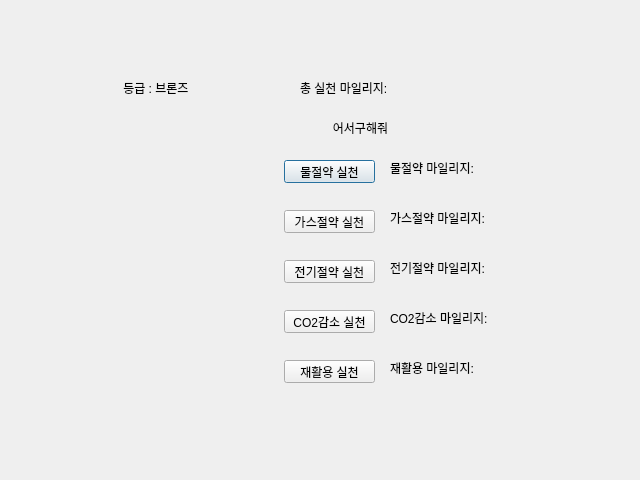
<?xml version="1.0" encoding="UTF-8"?>
<ui version="4.0">
 <class>Dialog</class>
 <widget class="QDialog" name="Dialog">
  <property name="geometry">
   <rect>
    <x>0</x>
    <y>0</y>
    <width>640</width>
    <height>480</height>
   </rect>
  </property>
  <property name="windowTitle">
   <string>Dialog</string>
  </property>
  <widget class="QLabel" name="label_imgA">
   <property name="geometry">
    <rect>
     <x>90</x>
     <y>150</y>
     <width>150</width>
     <height>150</height>
    </rect>
   </property>
   <property name="text">
    <string/>
   </property>
   <property name="pixmap">
    <pixmap>level1.png</pixmap>
   </property>
   <property name="scaledContents">
    <bool>true</bool>
   </property>
   <property name="indent">
    <number>4</number>
   </property>
  </widget>
  <widget class="QPushButton" name="button5">
   <property name="geometry">
    <rect>
     <x>284</x>
     <y>360</y>
     <width>91</width>
     <height>23</height>
    </rect>
   </property>
   <property name="text">
    <string>재활용 실천</string>
   </property>
   <property name="checkable">
    <bool>true</bool>
   </property>
   <property name="autoDefault">
    <bool>false</bool>
   </property>
   <property name="default">
    <bool>false</bool>
   </property>
   <property name="flat">
    <bool>false</bool>
   </property>
  </widget>
  <widget class="QLabel" name="labelA">
   <property name="geometry">
    <rect>
     <x>190</x>
     <y>120</y>
     <width>341</width>
     <height>16</height>
    </rect>
   </property>
   <property name="text">
    <string>어서구해줘</string>
   </property>
   <property name="scaledContents">
    <bool>true</bool>
   </property>
   <property name="alignment">
    <set>Qt::AlignCenter</set>
   </property>
  </widget>
  <widget class="QLabel" name="labelC">
   <property name="geometry">
    <rect>
     <x>120</x>
     <y>80</y>
     <width>91</width>
     <height>16</height>
    </rect>
   </property>
   <property name="text">
    <string> 등급 : 브론즈</string>
   </property>
  </widget>
  <widget class="QPushButton" name="button3">
   <property name="geometry">
    <rect>
     <x>284</x>
     <y>260</y>
     <width>91</width>
     <height>23</height>
    </rect>
   </property>
   <property name="text">
    <string>전기절약 실천</string>
   </property>
   <property name="checkable">
    <bool>true</bool>
   </property>
   <property name="autoDefault">
    <bool>false</bool>
   </property>
   <property name="default">
    <bool>false</bool>
   </property>
   <property name="flat">
    <bool>false</bool>
   </property>
  </widget>
  <widget class="QLabel" name="label_7">
   <property name="geometry">
    <rect>
     <x>390</x>
     <y>310</y>
     <width>131</width>
     <height>16</height>
    </rect>
   </property>
   <property name="text">
    <string>CO2감소 마일리지:</string>
   </property>
  </widget>
  <widget class="QPushButton" name="button2">
   <property name="geometry">
    <rect>
     <x>284</x>
     <y>210</y>
     <width>91</width>
     <height>23</height>
    </rect>
   </property>
   <property name="text">
    <string>가스절약 실천</string>
   </property>
   <property name="checkable">
    <bool>true</bool>
   </property>
   <property name="autoDefault">
    <bool>false</bool>
   </property>
   <property name="default">
    <bool>false</bool>
   </property>
   <property name="flat">
    <bool>false</bool>
   </property>
  </widget>
  <widget class="QLabel" name="label_6">
   <property name="geometry">
    <rect>
     <x>390</x>
     <y>260</y>
     <width>131</width>
     <height>16</height>
    </rect>
   </property>
   <property name="text">
    <string>전기절약 마일리지:</string>
   </property>
  </widget>
  <widget class="QLabel" name="label_4">
   <property name="geometry">
    <rect>
     <x>390</x>
     <y>160</y>
     <width>131</width>
     <height>16</height>
    </rect>
   </property>
   <property name="text">
    <string>물절약 마일리지:</string>
   </property>
  </widget>
  <widget class="QPushButton" name="button4">
   <property name="geometry">
    <rect>
     <x>284</x>
     <y>310</y>
     <width>91</width>
     <height>23</height>
    </rect>
   </property>
   <property name="text">
    <string>CO2감소 실천</string>
   </property>
   <property name="checkable">
    <bool>true</bool>
   </property>
   <property name="autoDefault">
    <bool>false</bool>
   </property>
   <property name="default">
    <bool>false</bool>
   </property>
   <property name="flat">
    <bool>false</bool>
   </property>
  </widget>
  <widget class="QLabel" name="label_8">
   <property name="geometry">
    <rect>
     <x>390</x>
     <y>360</y>
     <width>131</width>
     <height>16</height>
    </rect>
   </property>
   <property name="text">
    <string>재활용 마일리지:</string>
   </property>
  </widget>
  <widget class="QLabel" name="label_5">
   <property name="geometry">
    <rect>
     <x>390</x>
     <y>210</y>
     <width>131</width>
     <height>16</height>
    </rect>
   </property>
   <property name="text">
    <string>가스절약 마일리지:</string>
   </property>
  </widget>
  <widget class="QPushButton" name="button1">
   <property name="geometry">
    <rect>
     <x>284</x>
     <y>160</y>
     <width>91</width>
     <height>23</height>
    </rect>
   </property>
   <property name="text">
    <string>물절약 실천</string>
   </property>
  </widget>
  <widget class="QLabel" name="labelB">
   <property name="geometry">
    <rect>
     <x>300</x>
     <y>80</y>
     <width>131</width>
     <height>16</height>
    </rect>
   </property>
   <property name="text">
    <string>총 실천 마일리지:</string>
   </property>
  </widget>
  <widget class="QLabel" name="label">
   <property name="geometry">
    <rect>
     <x>0</x>
     <y>0</y>
     <width>640</width>
     <height>480</height>
    </rect>
   </property>
   <property name="text">
    <string/>
   </property>
   <property name="pixmap">
    <pixmap>아무거나.png</pixmap>
   </property>
  </widget>
  <zorder>label</zorder>
  <zorder>label_imgA</zorder>
  <zorder>button5</zorder>
  <zorder>labelA</zorder>
  <zorder>labelC</zorder>
  <zorder>button3</zorder>
  <zorder>label_7</zorder>
  <zorder>button2</zorder>
  <zorder>label_6</zorder>
  <zorder>label_4</zorder>
  <zorder>button4</zorder>
  <zorder>label_8</zorder>
  <zorder>label_5</zorder>
  <zorder>button1</zorder>
  <zorder>labelB</zorder>
 </widget>
 <resources/>
 <connections/>
</ui>
